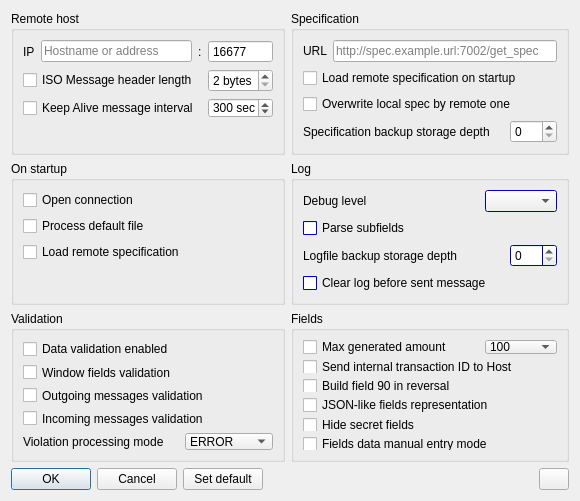
<?xml version="1.0" encoding="UTF-8"?>
<ui version="4.0">
 <class>SettingsWindow</class>
 <widget class="QDialog" name="SettingsWindow">
  <property name="geometry">
   <rect>
    <x>0</x>
    <y>0</y>
    <width>580</width>
    <height>501</height>
   </rect>
  </property>
  <property name="sizePolicy">
   <sizepolicy hsizetype="Fixed" vsizetype="Fixed">
    <horstretch>0</horstretch>
    <verstretch>0</verstretch>
   </sizepolicy>
  </property>
  <property name="minimumSize">
   <size>
    <width>580</width>
    <height>501</height>
   </size>
  </property>
  <property name="maximumSize">
   <size>
    <width>580</width>
    <height>501</height>
   </size>
  </property>
  <property name="windowTitle">
   <string>Configuration</string>
  </property>
  <property name="whatsThis">
   <string notr="true"/>
  </property>
  <layout class="QGridLayout" name="gridLayout_4">
   <item row="0" column="0">
    <widget class="QGroupBox" name="ConnectionBox">
     <property name="title">
      <string>Remote host</string>
     </property>
     <layout class="QGridLayout" name="gridLayout">
      <item row="2" column="0">
       <layout class="QHBoxLayout" name="horizontalLayout_3">
        <item>
         <widget class="QCheckBox" name="KeepAliveMode">
          <property name="text">
           <string>Keep Alive message interval </string>
          </property>
         </widget>
        </item>
        <item>
         <widget class="QSpinBox" name="KeepAliveInterval">
          <property name="minimumSize">
           <size>
            <width>65</width>
            <height>20</height>
           </size>
          </property>
          <property name="maximumSize">
           <size>
            <width>55</width>
            <height>20</height>
           </size>
          </property>
          <property name="buttonSymbols">
           <enum>QAbstractSpinBox::UpDownArrows</enum>
          </property>
          <property name="keyboardTracking">
           <bool>true</bool>
          </property>
          <property name="showGroupSeparator" stdset="0">
           <bool>false</bool>
          </property>
          <property name="suffix">
           <string> sec</string>
          </property>
          <property name="minimum">
           <number>1</number>
          </property>
          <property name="maximum">
           <number>1000</number>
          </property>
          <property name="value">
           <number>300</number>
          </property>
          <property name="displayIntegerBase">
           <number>10</number>
          </property>
         </widget>
        </item>
       </layout>
      </item>
      <item row="1" column="0">
       <layout class="QHBoxLayout" name="horizontalLayout_6">
        <item>
         <widget class="QCheckBox" name="HeaderLengthMode">
          <property name="text">
           <string>ISO Message header length</string>
          </property>
         </widget>
        </item>
        <item>
         <widget class="QSpinBox" name="HeaderLength">
          <property name="minimumSize">
           <size>
            <width>65</width>
            <height>0</height>
           </size>
          </property>
          <property name="maximumSize">
           <size>
            <width>55</width>
            <height>16777215</height>
           </size>
          </property>
          <property name="whatsThis">
           <string>Usually 2 or 4</string>
          </property>
          <property name="inputMethodHints">
           <set>Qt::ImhNone</set>
          </property>
          <property name="readOnly">
           <bool>false</bool>
          </property>
          <property name="buttonSymbols">
           <enum>QAbstractSpinBox::UpDownArrows</enum>
          </property>
          <property name="keyboardTracking">
           <bool>false</bool>
          </property>
          <property name="showGroupSeparator" stdset="0">
           <bool>false</bool>
          </property>
          <property name="suffix">
           <string> bytes</string>
          </property>
          <property name="prefix">
           <string/>
          </property>
          <property name="minimum">
           <number>2</number>
          </property>
          <property name="maximum">
           <number>64</number>
          </property>
          <property name="singleStep">
           <number>2</number>
          </property>
          <property name="value">
           <number>2</number>
          </property>
         </widget>
        </item>
       </layout>
      </item>
      <item row="0" column="0">
       <layout class="QHBoxLayout" name="horizontalLayout_2">
        <item>
         <widget class="QLabel" name="IpLabel">
          <property name="text">
           <string>IP</string>
          </property>
         </widget>
        </item>
        <item>
         <widget class="QLineEdit" name="SvAddress">
          <property name="placeholderText">
           <string>Hostname or address</string>
          </property>
         </widget>
        </item>
        <item>
         <widget class="QLabel" name="PortLabel">
          <property name="text">
           <string>:</string>
          </property>
         </widget>
        </item>
        <item>
         <widget class="QSpinBox" name="SvPort">
          <property name="minimumSize">
           <size>
            <width>65</width>
            <height>0</height>
           </size>
          </property>
          <property name="frame">
           <bool>true</bool>
          </property>
          <property name="buttonSymbols">
           <enum>QAbstractSpinBox::NoButtons</enum>
          </property>
          <property name="specialValueText">
           <string>Val</string>
          </property>
          <property name="keyboardTracking">
           <bool>false</bool>
          </property>
          <property name="minimum">
           <number>1024</number>
          </property>
          <property name="maximum">
           <number>65535</number>
          </property>
          <property name="value">
           <number>16677</number>
          </property>
         </widget>
        </item>
       </layout>
      </item>
      <item row="3" column="0">
       <spacer name="verticalSpacer_3">
        <property name="orientation">
         <enum>Qt::Vertical</enum>
        </property>
        <property name="sizeHint" stdset="0">
         <size>
          <width>20</width>
          <height>40</height>
         </size>
        </property>
       </spacer>
      </item>
     </layout>
    </widget>
   </item>
   <item row="0" column="1">
    <widget class="QGroupBox" name="SpecBox">
     <property name="title">
      <string>Specification</string>
     </property>
     <layout class="QGridLayout" name="gridLayout_2">
      <item row="4" column="0">
       <layout class="QHBoxLayout" name="horizontalLayout_7">
        <item>
         <widget class="QLabel" name="BackupStorageLabel">
          <property name="text">
           <string>Specification backup storage depth</string>
          </property>
         </widget>
        </item>
        <item>
         <spacer name="horizontalSpacer">
          <property name="orientation">
           <enum>Qt::Horizontal</enum>
          </property>
          <property name="sizeHint" stdset="0">
           <size>
            <width>40</width>
            <height>20</height>
           </size>
          </property>
         </spacer>
        </item>
        <item>
         <widget class="QSpinBox" name="StorageDepth">
          <property name="maximum">
           <number>999</number>
          </property>
         </widget>
        </item>
       </layout>
      </item>
      <item row="5" column="0">
       <spacer name="verticalSpacer_4">
        <property name="orientation">
         <enum>Qt::Vertical</enum>
        </property>
        <property name="sizeHint" stdset="0">
         <size>
          <width>20</width>
          <height>40</height>
         </size>
        </property>
       </spacer>
      </item>
      <item row="0" column="0">
       <layout class="QHBoxLayout" name="horizontalLayout_8">
        <item>
         <widget class="QLabel" name="UrlLabel">
          <property name="text">
           <string>URL</string>
          </property>
         </widget>
        </item>
        <item>
         <widget class="QLineEdit" name="RemoteSpecUrl">
          <property name="placeholderText">
           <string>http://spec.example.url:7002/get_spec</string>
          </property>
         </widget>
        </item>
       </layout>
      </item>
      <item row="2" column="0">
       <widget class="QCheckBox" name="RewriteLocalSpec">
        <property name="text">
         <string>Overwrite local spec by remote one</string>
        </property>
       </widget>
      </item>
      <item row="1" column="0">
       <widget class="QCheckBox" name="LoadSpec2">
        <property name="text">
         <string>Load remote specification on startup</string>
        </property>
       </widget>
      </item>
     </layout>
    </widget>
   </item>
   <item row="1" column="0">
    <widget class="QGroupBox" name="OnStartupBox">
     <property name="title">
      <string>On startup</string>
     </property>
     <layout class="QVBoxLayout" name="verticalLayout_5">
      <item>
       <widget class="QCheckBox" name="ConnectOnStartup">
        <property name="text">
         <string>Open connection</string>
        </property>
       </widget>
      </item>
      <item>
       <widget class="QCheckBox" name="ProcessDefaultDump">
        <property name="text">
         <string>Process default file</string>
        </property>
       </widget>
      </item>
      <item>
       <widget class="QCheckBox" name="LoadSpec">
        <property name="text">
         <string>Load remote specification</string>
        </property>
       </widget>
      </item>
      <item>
       <spacer name="verticalSpacer_2">
        <property name="orientation">
         <enum>Qt::Vertical</enum>
        </property>
        <property name="sizeHint" stdset="0">
         <size>
          <width>20</width>
          <height>40</height>
         </size>
        </property>
       </spacer>
      </item>
     </layout>
    </widget>
   </item>
   <item row="1" column="1">
    <widget class="QGroupBox" name="LogBox">
     <property name="palette">
      <palette>
       <active>
        <colorrole role="Base">
         <brush brushstyle="SolidPattern">
          <color alpha="255">
           <red>255</red>
           <green>255</green>
           <blue>255</blue>
          </color>
         </brush>
        </colorrole>
        <colorrole role="Window">
         <brush brushstyle="SolidPattern">
          <color alpha="255">
           <red>0</red>
           <green>0</green>
           <blue>255</blue>
          </color>
         </brush>
        </colorrole>
       </active>
       <inactive>
        <colorrole role="Base">
         <brush brushstyle="SolidPattern">
          <color alpha="255">
           <red>255</red>
           <green>255</green>
           <blue>255</blue>
          </color>
         </brush>
        </colorrole>
        <colorrole role="Window">
         <brush brushstyle="SolidPattern">
          <color alpha="255">
           <red>0</red>
           <green>0</green>
           <blue>255</blue>
          </color>
         </brush>
        </colorrole>
       </inactive>
       <disabled>
        <colorrole role="Base">
         <brush brushstyle="SolidPattern">
          <color alpha="255">
           <red>0</red>
           <green>0</green>
           <blue>255</blue>
          </color>
         </brush>
        </colorrole>
        <colorrole role="Window">
         <brush brushstyle="SolidPattern">
          <color alpha="255">
           <red>0</red>
           <green>0</green>
           <blue>255</blue>
          </color>
         </brush>
        </colorrole>
       </disabled>
      </palette>
     </property>
     <property name="title">
      <string>Log</string>
     </property>
     <layout class="QGridLayout" name="gridLayout_6">
      <item row="0" column="0">
       <layout class="QHBoxLayout" name="horizontalLayout_4">
        <item>
         <widget class="QLabel" name="label_4">
          <property name="text">
           <string>Debug level</string>
          </property>
         </widget>
        </item>
        <item>
         <spacer name="horizontalSpacer_2">
          <property name="orientation">
           <enum>Qt::Horizontal</enum>
          </property>
          <property name="sizeHint" stdset="0">
           <size>
            <width>40</width>
            <height>20</height>
           </size>
          </property>
         </spacer>
        </item>
        <item>
         <widget class="QComboBox" name="DebugLevel"/>
        </item>
       </layout>
      </item>
      <item row="4" column="0">
       <widget class="QCheckBox" name="ClearLog">
        <property name="text">
         <string>Clear log before sent message</string>
        </property>
       </widget>
      </item>
      <item row="3" column="0">
       <layout class="QHBoxLayout" name="horizontalLayout_10">
        <item>
         <widget class="QLabel" name="LogBackupLabel">
          <property name="text">
           <string>Logfile backup storage depth</string>
          </property>
         </widget>
        </item>
        <item>
         <spacer name="horizontalSpacer_7">
          <property name="orientation">
           <enum>Qt::Horizontal</enum>
          </property>
          <property name="sizeHint" stdset="0">
           <size>
            <width>40</width>
            <height>20</height>
           </size>
          </property>
         </spacer>
        </item>
        <item>
         <widget class="QSpinBox" name="LogStorageDepth">
          <property name="maximum">
           <number>999</number>
          </property>
         </widget>
        </item>
       </layout>
      </item>
      <item row="2" column="0">
       <widget class="QCheckBox" name="ParseSubfields">
        <property name="text">
         <string>Parse subfields</string>
        </property>
       </widget>
      </item>
     </layout>
    </widget>
   </item>
   <item row="2" column="0">
    <widget class="QGroupBox" name="groupBox">
     <property name="title">
      <string>Validation</string>
     </property>
     <layout class="QGridLayout" name="gridLayout_3">
      <item row="0" column="0">
       <widget class="QCheckBox" name="ValidationEnabled">
        <property name="text">
         <string>Data validation enabled </string>
        </property>
       </widget>
      </item>
      <item row="2" column="0">
       <widget class="QCheckBox" name="ValidateOutgoing">
        <property name="text">
         <string>Outgoing messages validation</string>
        </property>
       </widget>
      </item>
      <item row="7" column="0">
       <layout class="QHBoxLayout" name="horizontalLayout_9">
        <item>
         <widget class="QLabel" name="ValidationModeLabel">
          <property name="text">
           <string>Violation processing mode</string>
          </property>
         </widget>
        </item>
        <item>
         <spacer name="horizontalSpacer_5">
          <property name="orientation">
           <enum>Qt::Horizontal</enum>
          </property>
          <property name="sizeHint" stdset="0">
           <size>
            <width>40</width>
            <height>20</height>
           </size>
          </property>
         </spacer>
        </item>
        <item>
         <widget class="QComboBox" name="ValidationReaction">
          <item>
           <property name="text">
            <string>ERROR</string>
           </property>
          </item>
          <item>
           <property name="text">
            <string>WARNING</string>
           </property>
          </item>
          <item>
           <property name="text">
            <string>FLEXIBLE</string>
           </property>
          </item>
         </widget>
        </item>
       </layout>
      </item>
      <item row="1" column="0">
       <widget class="QCheckBox" name="ValidateWindow">
        <property name="text">
         <string>Window fields validation</string>
        </property>
       </widget>
      </item>
      <item row="3" column="0">
       <widget class="QCheckBox" name="ValidateIncoming">
        <property name="text">
         <string>Incoming messages validation</string>
        </property>
       </widget>
      </item>
     </layout>
    </widget>
   </item>
   <item row="2" column="1">
    <widget class="QGroupBox" name="FieldsBox">
     <property name="inputMethodHints">
      <set>Qt::ImhDigitsOnly</set>
     </property>
     <property name="title">
      <string>Fields</string>
     </property>
     <layout class="QGridLayout" name="gridLayout_5">
      <item row="1" column="0">
       <widget class="QCheckBox" name="SendInternalId">
        <property name="text">
         <string>Send internal transaction ID to Host</string>
        </property>
       </widget>
      </item>
      <item row="0" column="0">
       <layout class="QHBoxLayout" name="horizontalLayout">
        <item>
         <widget class="QCheckBox" name="MaxAmountBox">
          <property name="text">
           <string>Max generated amount</string>
          </property>
         </widget>
        </item>
        <item>
         <spacer name="horizontalSpacer_6">
          <property name="orientation">
           <enum>Qt::Horizontal</enum>
          </property>
          <property name="sizeHint" stdset="0">
           <size>
            <width>40</width>
            <height>20</height>
           </size>
          </property>
         </spacer>
        </item>
        <item>
         <widget class="QComboBox" name="MaxAmount">
          <property name="inputMethodHints">
           <set>Qt::ImhDigitsOnly</set>
          </property>
          <property name="editable">
           <bool>false</bool>
          </property>
          <item>
           <property name="text">
            <string>100</string>
           </property>
          </item>
          <item>
           <property name="text">
            <string>500</string>
           </property>
          </item>
          <item>
           <property name="text">
            <string>1500</string>
           </property>
          </item>
          <item>
           <property name="text">
            <string>10000</string>
           </property>
          </item>
          <item>
           <property name="text">
            <string>100000</string>
           </property>
          </item>
         </widget>
        </item>
       </layout>
      </item>
      <item row="4" column="0">
       <widget class="QCheckBox" name="HideSecrets">
        <property name="text">
         <string>Hide secret fields</string>
        </property>
       </widget>
      </item>
      <item row="2" column="0">
       <widget class="QCheckBox" name="BuildFld90">
        <property name="text">
         <string>Build field 90 in reversal</string>
        </property>
       </widget>
      </item>
      <item row="3" column="0">
       <widget class="QCheckBox" name="JsonMode">
        <property name="text">
         <string>JSON-like fields representation </string>
        </property>
       </widget>
      </item>
      <item row="6" column="0">
       <spacer name="verticalSpacer_5">
        <property name="orientation">
         <enum>Qt::Vertical</enum>
        </property>
        <property name="sizeHint" stdset="0">
         <size>
          <width>20</width>
          <height>40</height>
         </size>
        </property>
       </spacer>
      </item>
      <item row="5" column="0">
       <widget class="QCheckBox" name="ManualInputMode">
        <property name="text">
         <string>Fields data manual entry mode</string>
        </property>
       </widget>
      </item>
     </layout>
    </widget>
   </item>
   <item row="3" column="0" colspan="2">
    <layout class="QHBoxLayout" name="horizontalLayout_5">
     <item>
      <widget class="QDialogButtonBox" name="buttonBox">
       <property name="focusPolicy">
        <enum>Qt::TabFocus</enum>
       </property>
       <property name="orientation">
        <enum>Qt::Horizontal</enum>
       </property>
       <property name="standardButtons">
        <set>QDialogButtonBox::Cancel|QDialogButtonBox::Ok</set>
       </property>
      </widget>
     </item>
     <item>
      <widget class="QPushButton" name="ButtonDefault">
       <property name="text">
        <string>Set default</string>
       </property>
      </widget>
     </item>
     <item>
      <spacer name="horizontalSpacer_4">
       <property name="orientation">
        <enum>Qt::Horizontal</enum>
       </property>
       <property name="sizeHint" stdset="0">
        <size>
         <width>40</width>
         <height>20</height>
        </size>
       </property>
      </spacer>
     </item>
     <item>
      <spacer name="horizontalSpacer_3">
       <property name="orientation">
        <enum>Qt::Horizontal</enum>
       </property>
       <property name="sizeHint" stdset="0">
        <size>
         <width>54</width>
         <height>20</height>
        </size>
       </property>
      </spacer>
     </item>
     <item>
      <widget class="QPushButton" name="ButtonAbout">
       <property name="maximumSize">
        <size>
         <width>30</width>
         <height>16777215</height>
        </size>
       </property>
       <property name="focusPolicy">
        <enum>Qt::TabFocus</enum>
       </property>
       <property name="whatsThis">
        <string/>
       </property>
       <property name="text">
        <string/>
       </property>
      </widget>
     </item>
    </layout>
   </item>
  </layout>
 </widget>
 <tabstops>
  <tabstop>SvAddress</tabstop>
  <tabstop>SvPort</tabstop>
  <tabstop>HeaderLengthMode</tabstop>
  <tabstop>HeaderLength</tabstop>
  <tabstop>KeepAliveMode</tabstop>
  <tabstop>KeepAliveInterval</tabstop>
  <tabstop>ConnectOnStartup</tabstop>
  <tabstop>ProcessDefaultDump</tabstop>
  <tabstop>ParseSubfields</tabstop>
  <tabstop>SendInternalId</tabstop>
  <tabstop>BuildFld90</tabstop>
  <tabstop>JsonMode</tabstop>
  <tabstop>HideSecrets</tabstop>
  <tabstop>buttonBox</tabstop>
  <tabstop>ButtonAbout</tabstop>
 </tabstops>
 <resources/>
 <connections/>
</ui>
